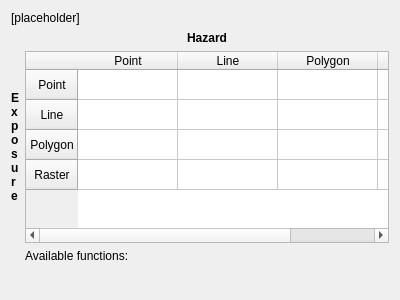
<?xml version="1.0" encoding="UTF-8"?>
<ui version="4.0">
 <class>pgFcConstraints2</class>
 <widget class="QWidget" name="pgFcConstraints2">
  <property name="geometry">
   <rect>
    <x>0</x>
    <y>0</y>
    <width>400</width>
    <height>300</height>
   </rect>
  </property>
  <property name="sizePolicy">
   <sizepolicy hsizetype="MinimumExpanding" vsizetype="MinimumExpanding">
    <horstretch>0</horstretch>
    <verstretch>0</verstretch>
   </sizepolicy>
  </property>
  <layout class="QVBoxLayout" name="verticalLayout_26">
   <item>
    <widget class="QLabel" name="lblSelectFunction2">
     <property name="sizePolicy">
      <sizepolicy hsizetype="Preferred" vsizetype="Preferred">
       <horstretch>0</horstretch>
       <verstretch>0</verstretch>
      </sizepolicy>
     </property>
     <property name="baseSize">
      <size>
       <width>0</width>
       <height>0</height>
      </size>
     </property>
     <property name="styleSheet">
      <string notr="true">font: 11pt &quot;Ubuntu&quot;;</string>
     </property>
     <property name="text">
      <string>&lt;html&gt;&lt;head/&gt;&lt;body&gt;&lt;p&gt;[placeholder]&lt;/p&gt;&lt;/body&gt;&lt;/html&gt;</string>
     </property>
     <property name="alignment">
      <set>Qt::AlignLeading|Qt::AlignLeft|Qt::AlignTop</set>
     </property>
     <property name="wordWrap">
      <bool>true</bool>
     </property>
    </widget>
   </item>
   <item>
    <layout class="QGridLayout" name="gridLayout_14">
     <item row="0" column="1">
      <widget class="QLabel" name="label_4">
       <property name="text">
        <string>&lt;b&gt;Hazard&lt;/b&gt;</string>
       </property>
       <property name="alignment">
        <set>Qt::AlignCenter</set>
       </property>
      </widget>
     </item>
     <item row="1" column="0">
      <widget class="QLabel" name="label_5">
       <property name="text">
        <string>&lt;b&gt;E&lt;br/&gt;x&lt;br/&gt;p&lt;br/&gt;o&lt;br/&gt;s&lt;br/&gt;u&lt;br/&gt;r&lt;br/&gt;e&lt;/b&gt;</string>
       </property>
      </widget>
     </item>
     <item row="1" column="1">
      <widget class="QTableWidget" name="tblFunctions2">
       <property name="sizePolicy">
        <sizepolicy hsizetype="MinimumExpanding" vsizetype="MinimumExpanding">
         <horstretch>0</horstretch>
         <verstretch>0</verstretch>
        </sizepolicy>
       </property>
       <property name="editTriggers">
        <set>QAbstractItemView::NoEditTriggers</set>
       </property>
       <property name="tabKeyNavigation">
        <bool>false</bool>
       </property>
       <property name="showDropIndicator" stdset="0">
        <bool>false</bool>
       </property>
       <property name="dragDropOverwriteMode">
        <bool>false</bool>
       </property>
       <property name="selectionMode">
        <enum>QAbstractItemView::SingleSelection</enum>
       </property>
       <row>
        <property name="text">
         <string>Point</string>
        </property>
        <property name="textAlignment">
         <set>AlignHCenter|AlignVCenter|AlignCenter</set>
        </property>
       </row>
       <row>
        <property name="text">
         <string>Line</string>
        </property>
        <property name="textAlignment">
         <set>AlignHCenter|AlignVCenter|AlignCenter</set>
        </property>
       </row>
       <row>
        <property name="text">
         <string>Polygon</string>
        </property>
        <property name="textAlignment">
         <set>AlignHCenter|AlignVCenter|AlignCenter</set>
        </property>
       </row>
       <row>
        <property name="text">
         <string>Raster</string>
        </property>
        <property name="textAlignment">
         <set>AlignHCenter|AlignVCenter|AlignCenter</set>
        </property>
       </row>
       <column>
        <property name="text">
         <string>Point</string>
        </property>
        <property name="textAlignment">
         <set>AlignHCenter|AlignVCenter|AlignCenter</set>
        </property>
       </column>
       <column>
        <property name="text">
         <string>Line</string>
        </property>
        <property name="textAlignment">
         <set>AlignHCenter|AlignVCenter|AlignCenter</set>
        </property>
       </column>
       <column>
        <property name="text">
         <string>Polygon</string>
        </property>
        <property name="textAlignment">
         <set>AlignHCenter|AlignVCenter|AlignCenter</set>
        </property>
       </column>
       <column>
        <property name="text">
         <string>Raster</string>
        </property>
        <property name="textAlignment">
         <set>AlignHCenter|AlignVCenter|AlignCenter</set>
        </property>
       </column>
      </widget>
     </item>
     <item row="2" column="1">
      <widget class="QLabel" name="lblAvailableFunctions2">
       <property name="minimumSize">
        <size>
         <width>0</width>
         <height>40</height>
        </size>
       </property>
       <property name="text">
        <string>Available functions:</string>
       </property>
       <property name="alignment">
        <set>Qt::AlignLeading|Qt::AlignLeft|Qt::AlignTop</set>
       </property>
       <property name="wordWrap">
        <bool>true</bool>
       </property>
      </widget>
     </item>
    </layout>
   </item>
  </layout>
 </widget>
 <resources/>
 <connections/>
</ui>
